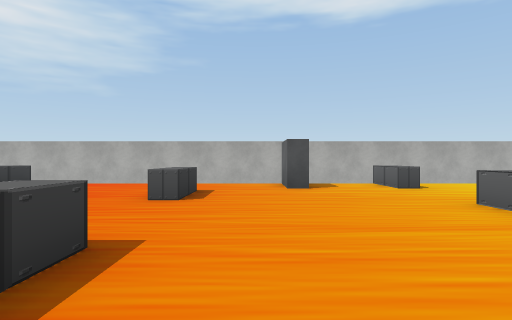
View 1 (above)

16 first-person views from a walk through a 3-D level made in the Unity game engine. The camera is 1.3 m above the floor, looks level and sees 80° across. The floor is counted in squares, 2 m on a side. Each view is taken from the middle of a square. On the plan, view 1 faces up. The plan holds only what a view shows up to about 10 squares ahead; the rest is blank. The place goes on beyond the plan. The player is left out. Some animated figures are not drawn. Some surface patterns are stand-ins.

View 2
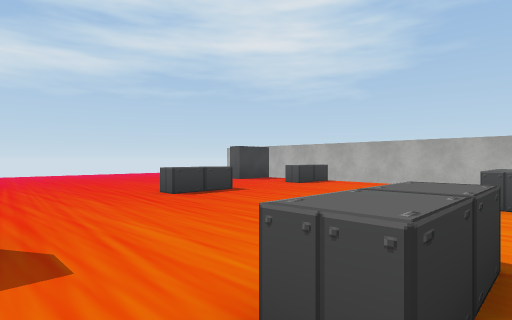

View 3
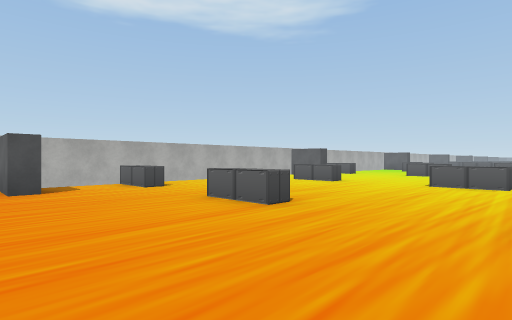

View 4
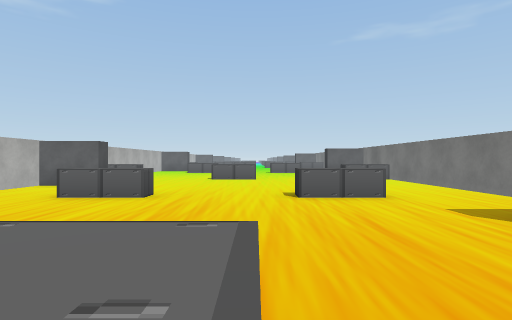

View 5
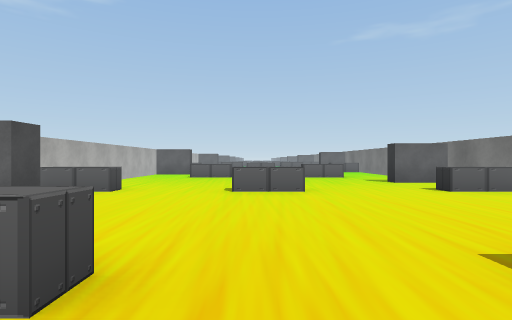

View 6
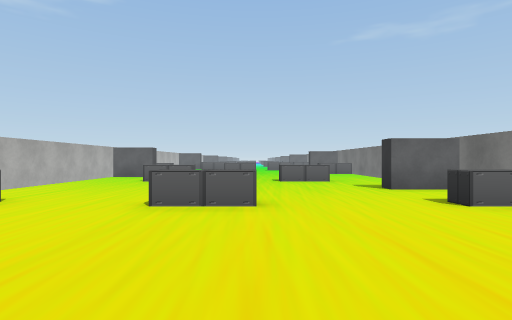

View 7
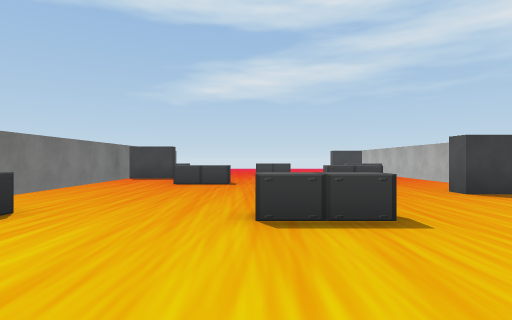

View 8
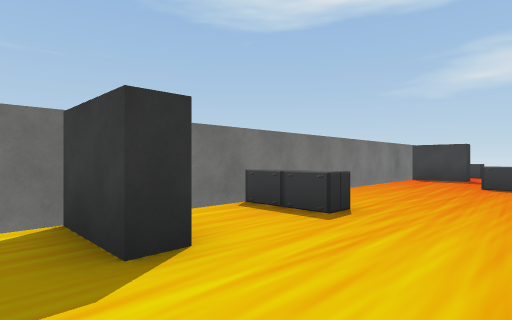

View 9
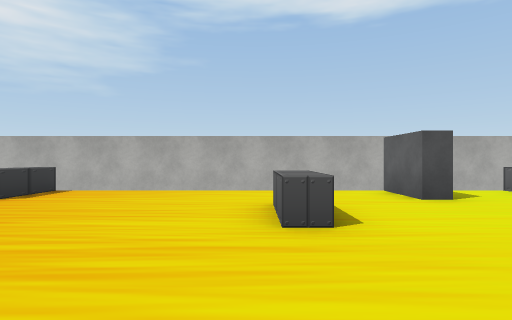

View 10
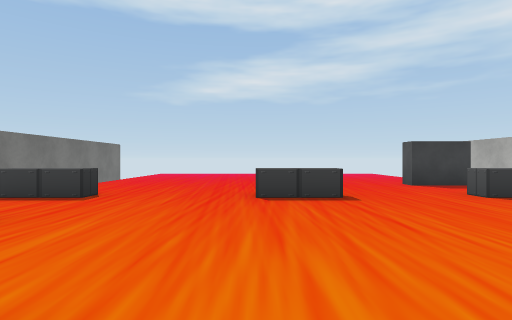

View 11
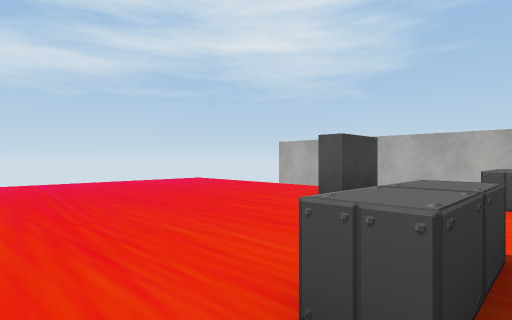

View 12
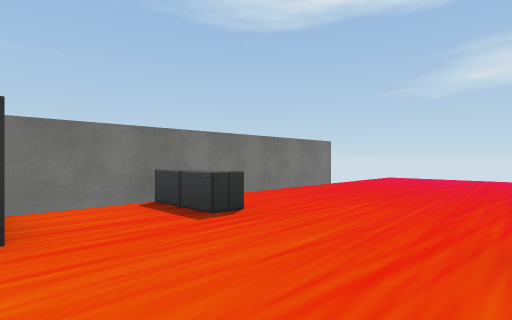

View 13
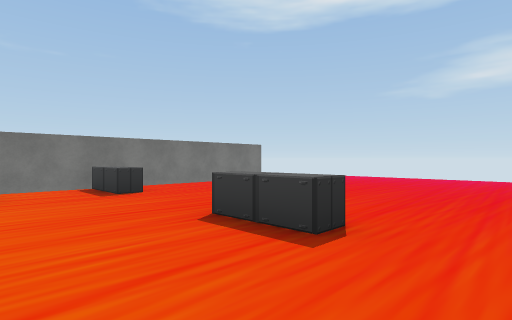

View 14
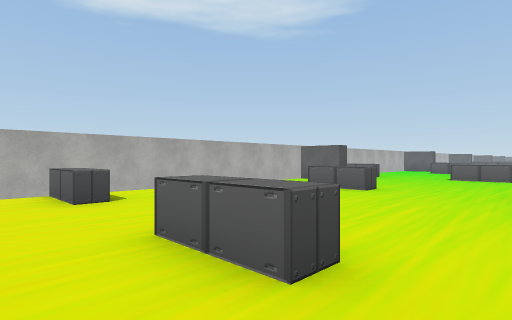

View 15
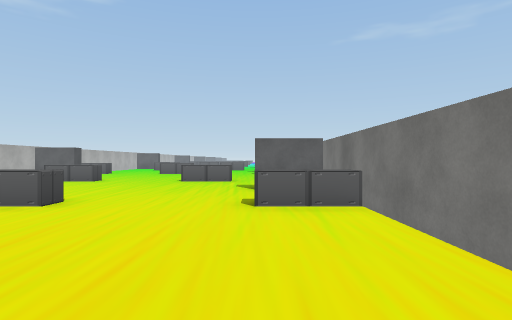

View 16
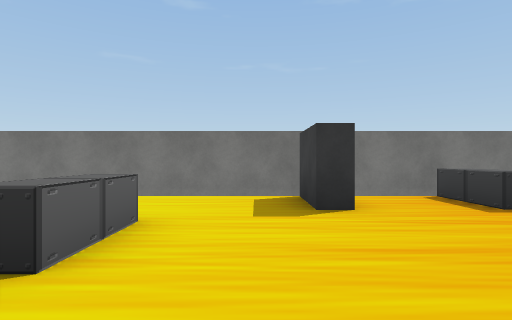

### Floor plan
Key: @ floor where view 1 was taken; # wall or solid block; . floor; = window, fence, low wall or low ledge; ^ raised ledge.
Columns run from 15 left of view 1 to 18 right of it. Each row starts with its distance up from view 1.
  9    ###############################
  8  .....#.==......#.==......#.==....
  7 ......#.##......#.##......#.##....
  6 .............==........==........=
  5 .............##........##........#
  4 .........^.........^.........^....
  3 ..................................
  2 ..............^.........^.........
  1 ..............^.........^.........
  0 ...........#...@.....#.........#..
 -1  ........^.#.......^.#.......^.#..
 -2    ###############################

Positions as (right, up) in squares from view 1, and headings:
1: (0, 0), facing up
2: (-1, 0), facing up-left
3: (0, 0), facing up-right
4: (3, 3), facing right
5: (7, 4), facing right
6: (9, 3), facing right
7: (7, 3), facing left
8: (7, 2), facing down-left
9: (8, 2), facing up
10: (-1, 3), facing left
11: (-6, 2), facing up-left
12: (-4, 3), facing down-left
13: (-4, 6), facing down-left
14: (12, 2), facing up-right
15: (9, 0), facing right
16: (7, 4), facing down
